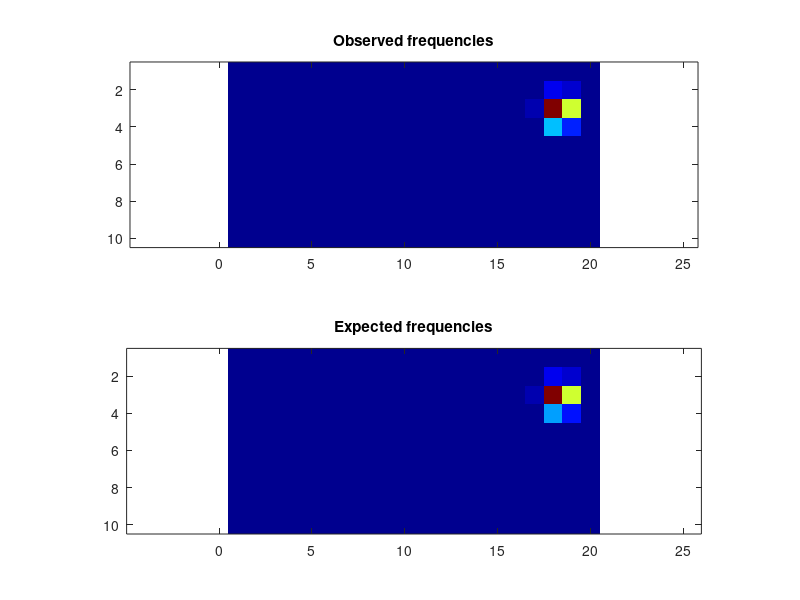

Write MATLAB code to recreate this figure.
frequencies = [ 0, 0, 0, 0, 0, 0, 0, 0, 0, 0, 0, 0, 0, 0, 0, 3, 7, 27, 25, 11; 12, 0, 0, 0, 0, 0, 0, 0, 0, 0, 0, 0, 0, 0, 0, 52, 4953, 42777, 29123, 1573; 3, 0, 0, 0, 0, 0, 0, 0, 0, 0, 0, 0, 0, 0, 0, 28, 19677, 442971, 252270, 3295; 0, 0, 0, 0, 0, 0, 0, 0, 0, 0, 0, 0, 0, 0, 0, 0, 1621, 135271, 65324, 114; 0, 0, 0, 0, 0, 0, 0, 0, 0, 0, 0, 0, 0, 0, 0, 0, 0, 628, 235, 0; 0, 0, 0, 0, 0, 0, 0, 0, 0, 0, 0, 0, 0, 0, 0, 0, 0, 0, 0, 0; 0, 0, 0, 0, 0, 0, 0, 0, 0, 0, 0, 0, 0, 0, 0, 0, 0, 0, 0, 0; 0, 0, 0, 0, 0, 0, 0, 0, 0, 0, 0, 0, 0, 0, 0, 0, 0, 0, 0, 0; 0, 0, 0, 0, 0, 0, 0, 0, 0, 0, 0, 0, 0, 0, 0, 0, 0, 0, 0, 0; 0, 0, 0, 0, 0, 0, 0, 0, 0, 0, 0, 0, 0, 0, 0, 0, 0, 0, 0, 0 ];
expFrequencies = [ 1.76812, 0.0663082, 0.00293292, 0.0003661, 0.00011345, 5.78733e-005, 3.97756e-005, 3.3941e-005, 3.49508e-005, 4.365e-005, 6.8933e-005, 0.000153501, 0.000626736, 0.00722795, 0.194084, 4.44542, 42.6771, 125.542, 102.277, 23.4667; 29.6609, 0.0780252, 0.000210542, 6.40866e-007, 2.90889e-009, 3.02678e-011, 1.13452e-012, 2.27839e-013, 3.10017e-013, 2.72414e-012, 1.14356e-010, 1.50215e-008, 3.9206e-006, 0.00136213, 0.517454, 176.127, 15874.9, 131191, 88503.4, 4808.09; 5.05923, 0.000262103, 2.62827e-009, 1.28616e-014, 9.24503e-020, 3.04645e-024, 1.35958e-027, 2.45995e-029, 5.44741e-029, 1.10949e-026, 6.36057e-023, 3.52884e-018, 6.27723e-013, 1.1452e-007, 0.00740685, 73.338, 56287.5, 1.22116e+006, 702134, 9583.55; 0.00111525, 2.63809e-011, 1.70106e-020, 2.08552e-030, 4.26995e-040, 0, 0, 0, 0, 0, 0, 4.15441e-037, 3.03441e-027, 1.83847e-017, 1.10429e-008, 0.106133, 4220.55, 328338, 159605, 283.559; 1.20876e-012, 5.03456e-027, 1.54143e-044, 0, 0, 0, 0, 0, 0, 0, 0, 0, 0, 9.4402e-039, 4.6847e-022, 5.75477e-009, 1.19545, 1310.24, 487.414, 0.0102012; 0, 0, 0, 0, 0, 0, 0, 0, 0, 0, 0, 0, 0, 0, 0, 0, 0, 0, 0, 0; 0, 0, 0, 0, 0, 0, 0, 0, 0, 0, 0, 0, 0, 0, 0, 0, 0, 0, 0, 0; 0, 0, 0, 0, 0, 0, 0, 0, 0, 0, 0, 0, 0, 0, 0, 0, 0, 0, 0, 0; 0, 0, 0, 0, 0, 0, 0, 0, 0, 0, 0, 0, 0, 0, 0, 0, 0, 0, 0, 0; 0, 0, 0, 0, 0, 0, 0, 0, 0, 0, 0, 0, 0, 0, 0, 0, 0, 0, 0, 0 ];
colormap(jet);
clf; subplot(2,1,1);
imagesc(frequencies);
title('Observed frequencies');
axis equal;
subplot(2,1,2);
imagesc(expFrequencies);
axis equal;
title('Expected frequencies');
